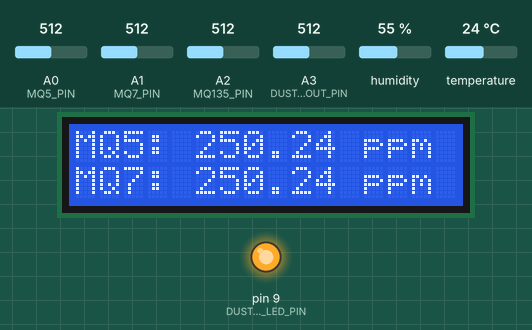
This sketch was run on a simulated Arduino Uno, built with avr-gcc and run on an emulated ATmega328P. On the bench: 16×2 character LCD, output pins drawn as LEDs (lit = HIGH). The test bench sets the inputs (shaded band); at power-on: humidity 55 %, A0 (MQ5_PIN) = 512, A3 (DUST_SENSOR_VOUT_PIN) = 512, A1 (MQ7_PIN) = 512, A2 (MQ135_PIN) = 512, temperature 24 °C. What the sketch prints to the serial monitor is not drawn.

Above: at 3.2 s.
3.3 s: humidity set to 22 %
At 15.4 s:
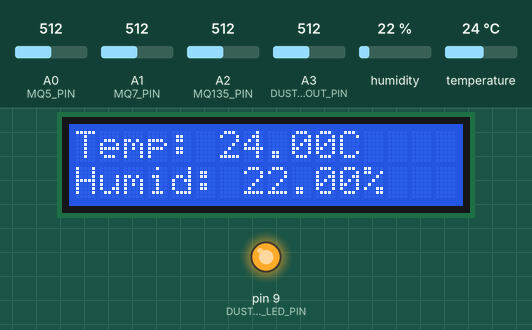
16.3 s: A0 (MQ5_PIN) set to 390
At 28.8 s:
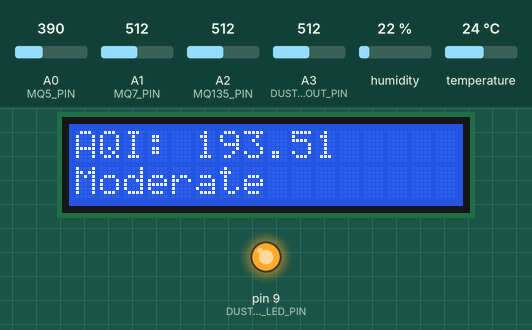
29.3 s: A3 (DUST_SENSOR_VOUT_PIN) set to 30
At 37.0 s:
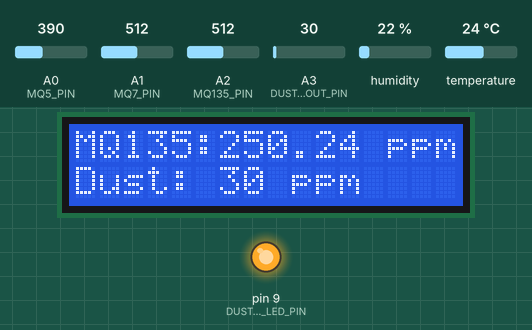
42.3 s: A1 (MQ7_PIN) set to 390
At 48.6 s:
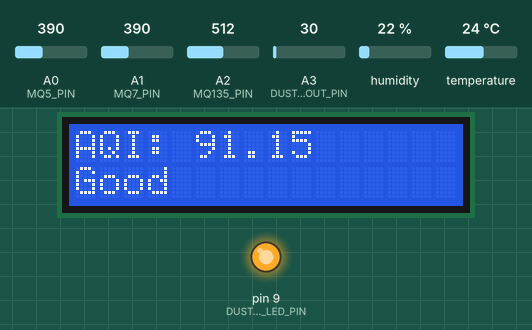
49.8 s: A2 (MQ135_PIN) set to 390
At 56.8 s:
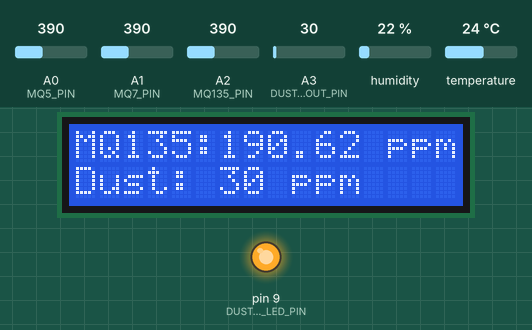
59.9 s: temperature set to 12 °C
At 64.9 s:
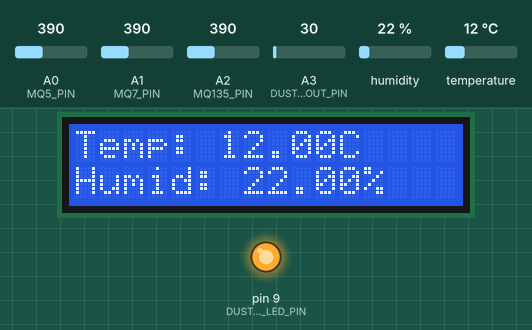
Timing chart, 0 to 66.4 s (numbered marks = the images above; inputs shaded):
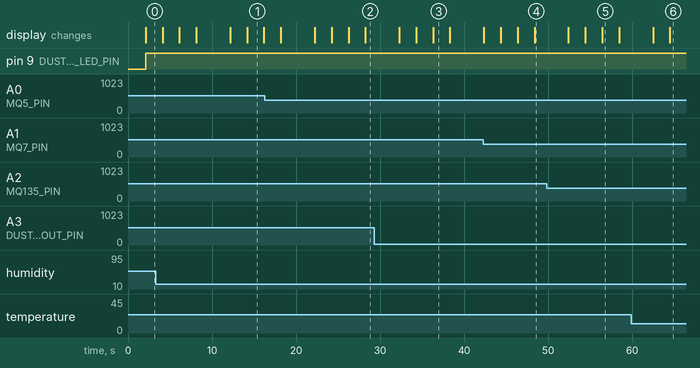

Measured:
- what the display in image 1 shows lasts 2.0 s, from 14.2 s to 16.2 s

The sketch:

full26_6ard.ino
```cpp
#include <DHT.h>
#include <LiquidCrystal.h>

#define MQ5_PIN A0
#define MQ7_PIN A1
#define MQ135_PIN A2
#define DHT_PIN 8
#define DHT_TYPE DHT11
#define DUST_SENSOR_LED_PIN 9
#define DUST_SENSOR_VOUT_PIN A3

DHT dht(DHT_PIN, DHT_TYPE);
LiquidCrystal lcd(7, 6, 5, 4, 3, 2);

void setup() {
  Serial.begin(9600); // Initialize Serial communication
  dht.begin(); // Initialize DHT sensor
  pinMode(DUST_SENSOR_LED_PIN, OUTPUT); // Set the LED pin as output
  lcd.begin(16, 2); // Initialize the LCD with 16 columns and 2 rows
  lcd.print("Initializing...");
  delay(2000);
}

float normalize(float value, float min, float max) {
  return (value - min) / (max - min) * 100.0;
}

float calculateAQI(float mq5, float mq7, float mq135, float humidity, float dust) {
  float mq5Norm = normalize(mq5, 0, 1000); // Assume 0-1000 ppm range for MQ5
  float mq7Norm = normalize(mq7, 0, 1000); // Assume 0-1000 ppm range for MQ7
  float mq135Norm = normalize(mq135, 0, 1000); // Assume 0-1000 ppm range for MQ135
  float dustNorm = normalize(dust, 0, 500); // Assume 0-500 µg/m³ range for dust
  float humidityNorm = humidity; // Use humidity as is, since it is already in 0-100% range

  // Weight the normalized values (arbitrary weights)
  float aqi = (0.2 * mq5Norm) + (0.2 * mq7Norm) + (0.2 * mq135Norm) + (0.2 * humidityNorm) + (0.2 * dustNorm);

  // Map the combined value to a 0-500 AQI scale
  return (aqi / 100.0) * 500.0;
}

String getAQILevel(float aqi) {
  if (aqi <= 100) {
    return "Good";
  } else if (aqi <= 200) {
    return "Moderate";
  } else if (aqi <= 300) {
    return "Poor";
  } else if (aqi <= 400) {
    return "Unhealthy";
  } else {
    return "Very Unhealthy";
  }
}

void loop() {
  // Read gas sensor values
  int sensorValueMQ5 = analogRead(MQ5_PIN);  // Read the analog input for MQ-5
  float voltageMQ5 = sensorValueMQ5 * (5.0 / 1023.0);  // Convert the analog reading (0 - 1023) to a voltage (0 - 5V)
  float ppmMQ5 = voltageMQ5 * 100;  // Convert voltage to ppm (approximation)

  int sensorValueMQ7 = analogRead(MQ7_PIN);  // Read the analog input for MQ-7
  float voltageMQ7 = sensorValueMQ7 * (5.0 / 1023.0);  // Convert the analog reading (0 - 1023) to a voltage (0 - 5V)
  float ppmMQ7 = voltageMQ7 * 100;  // Convert voltage to ppm (approximation)

  int sensorValueMQ135 = analogRead(MQ135_PIN);  // Read the analog input for MQ-135
  float voltageMQ135 = sensorValueMQ135 * (5.0 / 1023.0);  // Convert the analog reading (0 - 1023) to a voltage (0 - 5V)
  float ppmMQ135 = voltageMQ135 * 100;  // Convert voltage to ppm (approximation)

  // Read DHT11 sensor values
  float humidity = dht.readHumidity();
  float temperature = dht.readTemperature();

  // Read dust sensor value
  digitalWrite(DUST_SENSOR_LED_PIN, LOW); // Power on the LED
  delayMicroseconds(280); // Wait 280us
  int dustValue = analogRead(DUST_SENSOR_VOUT_PIN); // Read the dust sensor value
  digitalWrite(DUST_SENSOR_LED_PIN, HIGH); // Power off the LED
  delayMicroseconds(9680); // Wait 9680us

  // Calculate AQI
  float aqi = calculateAQI(ppmMQ5, ppmMQ7, ppmMQ135, humidity, dustValue);
  String aqiLevel = getAQILevel(aqi);

  // Display sensor values on LCD
  lcd.clear();
  lcd.setCursor(0, 0);
  lcd.print("MQ5: "); lcd.print(ppmMQ5); lcd.print(" ppm");
  lcd.setCursor(0, 1);
  lcd.print("MQ7: "); lcd.print(ppmMQ7); lcd.print(" ppm");
  delay(2000); // Wait for 2 seconds

  lcd.clear();
  lcd.setCursor(0, 0);
  lcd.print("Temp: "); lcd.print(temperature); lcd.print("C");
  lcd.setCursor(0, 1);
  lcd.print("Humid: "); lcd.print(humidity); lcd.print("%");
  delay(2000); // Wait for 2 seconds

  lcd.clear();
  lcd.setCursor(0, 0);
  lcd.print("MQ135:"); lcd.print(ppmMQ135); lcd.print(" ppm");
  lcd.setCursor(0, 1);
  lcd.print("Dust: "); lcd.print(dustValue); lcd.print(" ppm");
  delay(2000); // Wait for 2 seconds

  lcd.clear();
  lcd.setCursor(0, 0);
  lcd.print("AQI: "); lcd.print(aqi);
  lcd.setCursor(0, 1);
  lcd.print(aqiLevel);
  delay(2000); // Wait for 2 seconds

  // Send values to ESP32
  Serial.print(ppmMQ5); Serial.print(",");
  Serial.print(ppmMQ7); Serial.print(",");
  Serial.print(ppmMQ135); Serial.print(",");
  Serial.print(humidity); Serial.print(",");
  Serial.print(temperature); Serial.print(",");
  Serial.print(dustValue); Serial.print(",");
  Serial.println(aqi);

  delay(2000); // Wait for 2 seconds before the next reading
}
```
